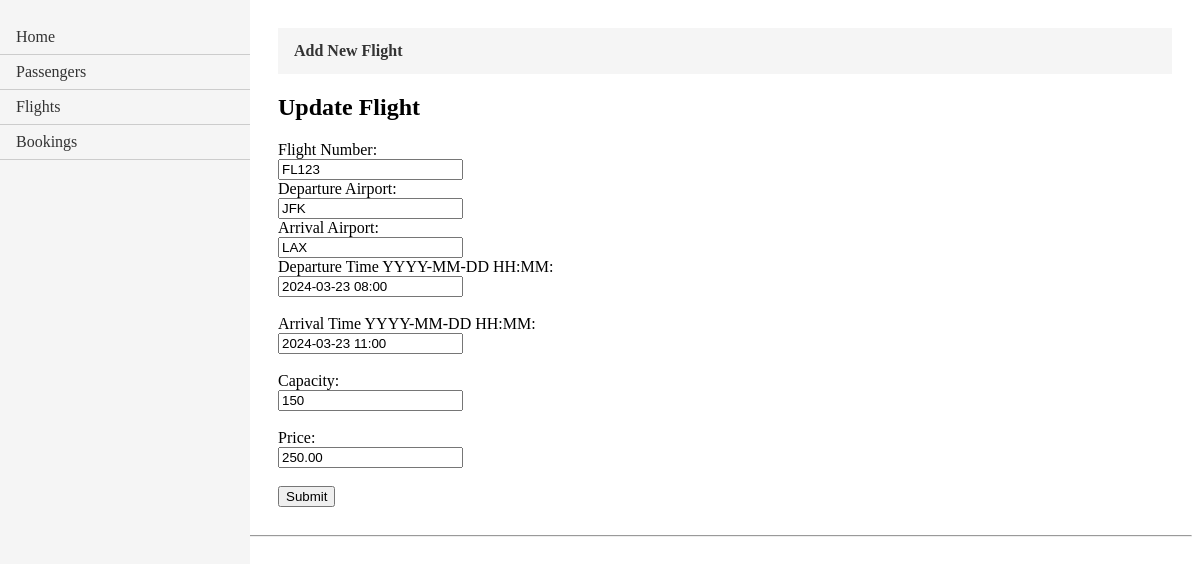
Page /flight/update/23/ on the committed database.
### FlightBookingApp/models.py (models this page shows)
class Flight(models.Model):
    flightID = models.AutoField(primary_key=True)
    flightNumber = models.CharField(max_length=20)
    departureAirport = models.CharField(max_length=3)
    arrivalAirport = models.CharField(max_length=3)
    departureTime = models.DateTimeField()
    arrivalTime = models.DateTimeField()
    capacity = models.IntegerField()
    price = models.DecimalField(max_digits=10, decimal_places=2)

### FlightBookingApp/views.py (the view)
# urls.py: path('flight/update/<int:flight_id>/', views.update_flight_form, name='update_flight_form'), #load flight information to update
def update_flight_form(request, flight_id):
    flight = formatted_flight(Flight.objects.get(flightID=flight_id))
    return render(request, 'update_flight.html', {'flight': flight})

### FlightBookingApp/views.py (called while the page is built)
def formatted_flight(flight): # Created to format data to be presented on the screen.
    formatted_flight = {
        'flightID': flight.flightID,
        'flightNumber': flight.flightNumber,
        'departureAirport': flight.departureAirport,
        'arrivalAirport': flight.arrivalAirport,
        'departureTime': flight.departureTime.strftime('%Y-%m-%d %H:%M'),
        'arrivalTime': flight.arrivalTime.strftime('%Y-%m-%d %H:%M'),
        'capacity': flight.capacity,
        'price': flight.price,
    }
    return formatted_flight

### FlightBookingApp/templates/update_flight.html
{% extends "layout.html" %}
{% block content%}
<ul class="crud-menu">
    <li><a href="{% url 'create_passenger' %}"><b>Add New Flight</b></a></li>
</ul>
<h2>Update Flight</h2>
<form method="post" action="{% url 'update_flight_submit' flight.flightID %}">
    <label for="flightNumber">Flight Number:</label><br>
    <input type="text" id="flightNumber" name="flightNumber" value="{{ flight.flightNumber }}"><br>
    <label for="departureAirport">Departure Airport:</label><br>
    <input type="text" id="departureAirport" name="departureAirport" value="{{ flight.departureAirport }}"><br>
    <label for="arrivalAirport">Arrival Airport:</label><br>
    <input type="text" id="arrivalAirport" name="arrivalAirport" value="{{ flight.arrivalAirport }}"><br>
    <label for="departureTime">Departure Time YYYY-MM-DD HH:MM:</label><br>
    <input type="text" id="departureTime" name="departureTime" pattern="\d{4}-\d{2}-\d{2} \d{2}:\d{2}" title="Please enter a valid date and time in YYYY-MM-DD HH:MM format" value="{{ flight.departureTime }}"><br><br>
    <label for="arrivalTime">Arrival Time YYYY-MM-DD HH:MM:</label><br>
    <input type="text" id="arrivalTime" name="arrivalTime" pattern="\d{4}-\d{2}-\d{2} \d{2}:\d{2}" title="Please enter a valid date and time in YYYY-MM-DD HH:MM format" value="{{ flight.arrivalTime }}"><br><br>
    <label for="capacity">Capacity:</label><br>
    <input type="number" id="capacity" name="capacity" min="1" value="{{ flight.capacity }}"><br><br>
    <label for="price">Price:</label><br>
    <input type="number" id="price" name="price" step="0.01" min="0" value="{{ flight.price }}"><br><br>
    <button type="submit">Submit</button>
</form>
{%endblock content%}

### FlightBookingApp/templates/layout.html (style rules this page uses)
.crud-menu { list-style-type: none; margin: 0; padding: 0; overflow: hidden; background-color: #f5f5f5; }
.crud-menu li { float: left; }
.crud-menu li a { display: block; color: #333; text-align: center; padding: 14px 16px; text-decoration: none; }

### rows in the picture
Flight: flightNumber "FL123", departureAirport "JFK", arrivalAirport "LAX", price "250.00"
